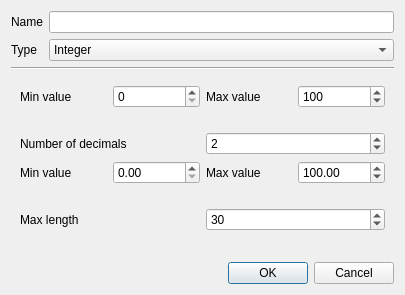
<?xml version="1.0" encoding="UTF-8"?>
<ui version="4.0">
 <class>AddColumnDialog</class>
 <widget class="QDialog" name="AddColumnDialog">
  <property name="geometry">
   <rect>
    <x>0</x>
    <y>0</y>
    <width>405</width>
    <height>295</height>
   </rect>
  </property>
  <property name="sizePolicy">
   <sizepolicy hsizetype="Preferred" vsizetype="Preferred">
    <horstretch>0</horstretch>
    <verstretch>0</verstretch>
   </sizepolicy>
  </property>
  <property name="minimumSize">
   <size>
    <width>405</width>
    <height>0</height>
   </size>
  </property>
  <property name="windowTitle">
   <string>Add a column</string>
  </property>
  <property name="modal">
   <bool>true</bool>
  </property>
  <layout class="QGridLayout" name="gridLayout_2">
   <item row="5" column="0" colspan="2">
    <widget class="QWidget" name="TextPropertiesWidget" native="true">
     <property name="enabled">
      <bool>true</bool>
     </property>
     <property name="minimumSize">
      <size>
       <width>0</width>
       <height>0</height>
      </size>
     </property>
     <property name="maximumSize">
      <size>
       <width>16777215</width>
       <height>43</height>
      </size>
     </property>
     <layout class="QGridLayout" name="gridLayout_4">
      <item row="0" column="0">
       <widget class="QLabel" name="TextMaxLengthLabel">
        <property name="text">
         <string>Max length</string>
        </property>
       </widget>
      </item>
      <item row="0" column="1">
       <widget class="QSpinBox" name="TextMaxLength">
        <property name="minimum">
         <number>1</number>
        </property>
        <property name="maximum">
         <number>127</number>
        </property>
        <property name="value">
         <number>30</number>
        </property>
       </widget>
      </item>
     </layout>
    </widget>
   </item>
   <item row="3" column="0" colspan="2">
    <widget class="QWidget" name="IntPropertiesWidget" native="true">
     <property name="maximumSize">
      <size>
       <width>16777215</width>
       <height>43</height>
      </size>
     </property>
     <layout class="QGridLayout" name="gridLayout">
      <item row="0" column="0">
       <widget class="QLabel" name="IntMinValueLabel">
        <property name="text">
         <string>Min value</string>
        </property>
       </widget>
      </item>
      <item row="0" column="1">
       <widget class="QSpinBox" name="IntMinValue"/>
      </item>
      <item row="0" column="2">
       <widget class="QLabel" name="IntMaxValueLabel">
        <property name="text">
         <string>Max value</string>
        </property>
       </widget>
      </item>
      <item row="0" column="3">
       <widget class="QSpinBox" name="IntMaxValue">
        <property name="maximum">
         <number>65535</number>
        </property>
        <property name="value">
         <number>100</number>
        </property>
       </widget>
      </item>
     </layout>
    </widget>
   </item>
   <item row="1" column="0">
    <widget class="QLabel" name="TypeLabel">
     <property name="text">
      <string>Type</string>
     </property>
    </widget>
   </item>
   <item row="4" column="0" colspan="2">
    <widget class="QWidget" name="DoublePropertiesWidget" native="true">
     <property name="enabled">
      <bool>true</bool>
     </property>
     <property name="minimumSize">
      <size>
       <width>0</width>
       <height>0</height>
      </size>
     </property>
     <property name="maximumSize">
      <size>
       <width>16777215</width>
       <height>74</height>
      </size>
     </property>
     <layout class="QGridLayout" name="gridLayout_3">
      <item row="2" column="1">
       <widget class="QDoubleSpinBox" name="DoubleMinValue"/>
      </item>
      <item row="2" column="3">
       <widget class="QDoubleSpinBox" name="DoubleMaxValue">
        <property name="maximum">
         <double>65535.000000000000000</double>
        </property>
        <property name="value">
         <double>100.000000000000000</double>
        </property>
       </widget>
      </item>
      <item row="2" column="0">
       <widget class="QLabel" name="DoubleMinValueLabel">
        <property name="text">
         <string>Min value</string>
        </property>
       </widget>
      </item>
      <item row="2" column="2">
       <widget class="QLabel" name="DoubleMaxValueLabel">
        <property name="text">
         <string>Max value</string>
        </property>
       </widget>
      </item>
      <item row="0" column="0" colspan="2">
       <widget class="QLabel" name="DoubleDecinalsLabel">
        <property name="text">
         <string>Number of decimals</string>
        </property>
       </widget>
      </item>
      <item row="0" column="2" colspan="2">
       <widget class="QSpinBox" name="DoubleDecimals">
        <property name="minimum">
         <number>1</number>
        </property>
        <property name="maximum">
         <number>5</number>
        </property>
        <property name="value">
         <number>2</number>
        </property>
       </widget>
      </item>
     </layout>
    </widget>
   </item>
   <item row="1" column="1">
    <widget class="QComboBox" name="TypeComboBox">
     <item>
      <property name="text">
       <string>Integer</string>
      </property>
     </item>
     <item>
      <property name="text">
       <string>Precise integer</string>
      </property>
     </item>
     <item>
      <property name="text">
       <string>Text</string>
      </property>
     </item>
    </widget>
   </item>
   <item row="0" column="1">
    <widget class="QLineEdit" name="NameLineEdit">
     <property name="maxLength">
      <number>32</number>
     </property>
    </widget>
   </item>
   <item row="2" column="0" colspan="2">
    <widget class="Line" name="Separator">
     <property name="orientation">
      <enum>Qt::Horizontal</enum>
     </property>
    </widget>
   </item>
   <item row="0" column="0">
    <widget class="QLabel" name="NameLabel">
     <property name="text">
      <string>Name</string>
     </property>
    </widget>
   </item>
   <item row="7" column="0" colspan="2">
    <widget class="QDialogButtonBox" name="buttonBox">
     <property name="orientation">
      <enum>Qt::Horizontal</enum>
     </property>
     <property name="standardButtons">
      <set>QDialogButtonBox::Cancel|QDialogButtonBox::Ok</set>
     </property>
    </widget>
   </item>
   <item row="6" column="0" colspan="2">
    <spacer name="verticalSpacer">
     <property name="orientation">
      <enum>Qt::Vertical</enum>
     </property>
     <property name="sizeHint" stdset="0">
      <size>
       <width>20</width>
       <height>0</height>
      </size>
     </property>
    </spacer>
   </item>
  </layout>
 </widget>
 <resources/>
 <connections>
  <connection>
   <sender>buttonBox</sender>
   <signal>accepted()</signal>
   <receiver>AddColumnDialog</receiver>
   <slot>accept()</slot>
   <hints>
    <hint type="sourcelabel">
     <x>248</x>
     <y>254</y>
    </hint>
    <hint type="destinationlabel">
     <x>157</x>
     <y>274</y>
    </hint>
   </hints>
  </connection>
  <connection>
   <sender>buttonBox</sender>
   <signal>rejected()</signal>
   <receiver>AddColumnDialog</receiver>
   <slot>reject()</slot>
   <hints>
    <hint type="sourcelabel">
     <x>316</x>
     <y>260</y>
    </hint>
    <hint type="destinationlabel">
     <x>286</x>
     <y>274</y>
    </hint>
   </hints>
  </connection>
 </connections>
</ui>
